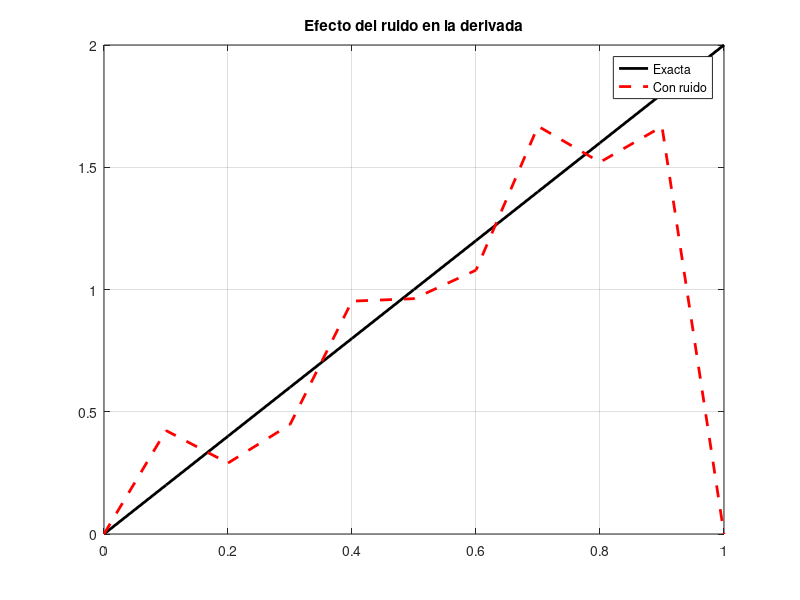

Write MATLAB code to recreate this figure.
clc; clear; close all;

f = @(x) x.^2;
df = @(x) 2*x;

h = 0.1;
x = 0:h:1;

y = f(x);
ruido = 0.02*randn(size(y));
y_ruido = y + ruido;

n = length(x);
df_num = zeros(1,n);

for i = 2:n-1
    df_num(i) = (y_ruido(i+1) - y_ruido(i-1))/(2*h);
end

df_real = df(x);

figure
plot(x,df_real,'k','LineWidth',2)
hold on
plot(x,df_num,'r--','LineWidth',2)
legend('Exacta','Con ruido')
title('Efecto del ruido en la derivada')
grid on
